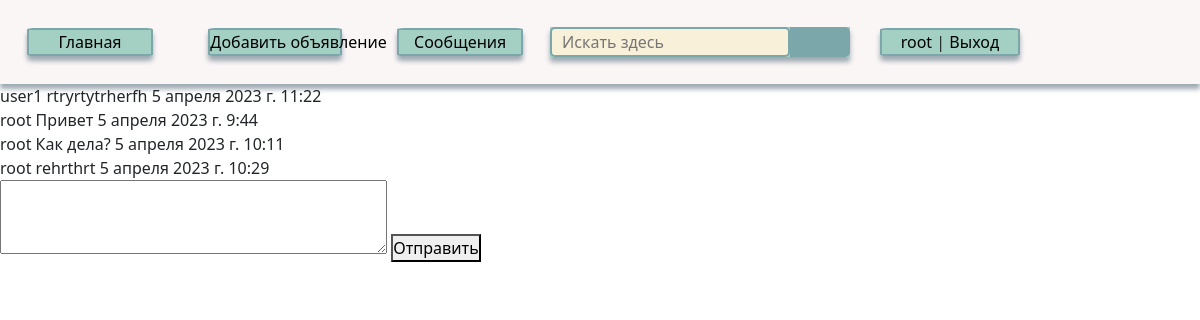
The app's page /dialog/user1/ (signed in), older data.
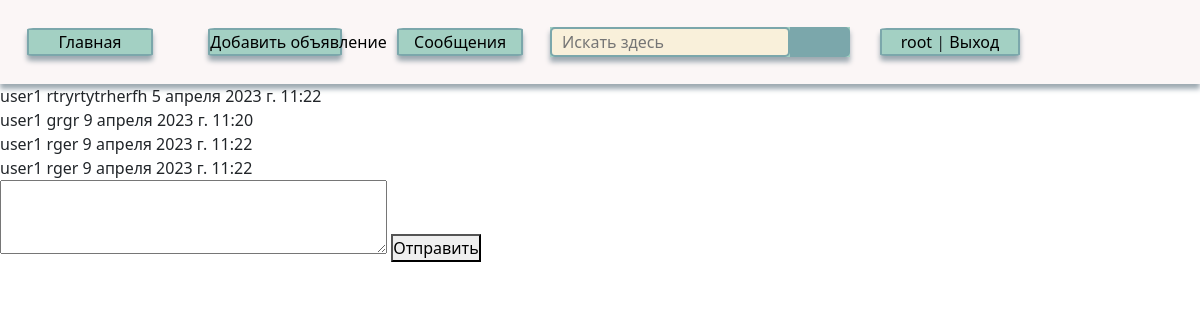
The same page, newer data.
### main/models.py (models this page shows, shortened)
class Message(models.Model):
    sender = models.ForeignKey(Profile, models.SET_NULL, null=True, blank=True)
    recipient = models.ForeignKey(Profile, models.SET_NULL, null=True, blank=True, related_name="messages")
    message = models.TextField(max_length=500)
    is_read = models.BooleanField(default=False, null=True)
    created = models.DateTimeField(default=timezone.now)

class Profile(models.Model):
    user = models.OneToOneField(User, on_delete=models.CASCADE)
    bio = models.TextField(max_length=500)
    avatar = models.ImageField(default='2.jpeg', upload_to='profile_images')
    email = models.EmailField(blank=True)
    birthday = models.DateField(null=True, blank=True)
    slug = models.SlugField(unique=True, null=True)
    def __str__(self):
        return self.user.username

### main/views.py (the view, shortened to what this page needs)
# urls.py: path('dialog/<slug:slug>/', Chat.as_view(), name='chat')
class Chat(DataMixin, CreateView, ListView):
    model = Message
    template_name = 'main/index/Chat.html'
    context_object_name = 'dialog'
    form_class = MessageForm
    def get_context_data(self, *, object_list=None, **kwargs):
        context = super().get_context_data(**kwargs)
        c_def = self.get_using_context(title='Сообщения',
                                       form=self.form_class,
                                       profile=Profile.objects.get(slug=self.kwargs['slug'])
                                       )
        return context | c_def
    def get_queryset(self):
        message = Message.objects.filter(recipient_id=self.request.user.id)
        from_message = Message.objects.filter(sender_id=self.request.user.id)
        return message | from_message

### main/utils.py (called while the page is built)
    def get_using_context(self, **kwargs):
        context = kwargs
        cats = Category.objects.all()
        context['menu'] = menu
        context['cats'] = cats
        if 'cat_selected' not in context:
            context['cat_selected'] = 0
        return context

### main/templates/main/index/Chat.html (shortened to what this page needs)
{% extends 'main/index/base.html' %}
{% block all_content %}
{% for d in dialog %}
<div>{{ d.sender }} {{ d.message }} {{ d.created }}</div>
{%  endfor %}
<form method="POST">
    {{ form.message }}
    <button type="submit">Отправить</button>
</form>
{% endblock %}

### main/templates/main/index/base.html (shortened to what this page needs)
<!doctype html>
<html lang="ru" xmlns="http://www.w3.org/1999/html">
<head>
    {% load main_tags %}
    {% load static %}
    <link href="https://cdn.jsdelivr.net/npm/bootstrap@5.3.0-alpha1/dist/css/bootstrap.min.css" rel="stylesheet"
>
    <link rel="stylesheet" href="{% static 'Css/style.css' %}">
</head>
<body>
{% block header %}
<div class="text-center" id="header">
    {% for m in menu%}
    {% if m.title == Поиск%}
    <div class="search">
        <input type="text" placeholder="Искать здесь">
        <button type="submit"></button>
    </div>
    {% else %}
    <div class="home">
        <a href="{% url m.url_name %}">{{ m.title }}</a>
    </div>
    {% endif %}
    {% endfor %}
    {% if request.user.is_authenticated%}
    <div class="home">
        <a href="{% url 'profile_user' request.user.profile.slug %}">{{ user.username }}</a> |
        <a href="{% url 'logout' %}">Выход</a>
    </div>
    {% endif %}
</div>
{% endblock %}
{% block all_content %}{% endblock %}
</body>
</html>

Row changes from the older to the newer data that the page shows:
no longer on this page (row unchanged): Message: sender "root", message "Привет", created "5 апреля 2023 г. 9:44"
no longer on this page (row unchanged): Message: sender "root", message "Как дела?", created "5 апреля 2023 г. 10:11"
no longer on this page (row unchanged): Message: sender "root", message "rehrthrt", created "5 апреля 2023 г. 10:29"
added Message: sender "user1", message "grgr", created "9 апреля 2023 г. 11:20"
added Message: sender "user1", message "rger", created "9 апреля 2023 г. 11:22"
added Message: sender "user1", message "rger", created "9 апреля 2023 г. 11:22"
